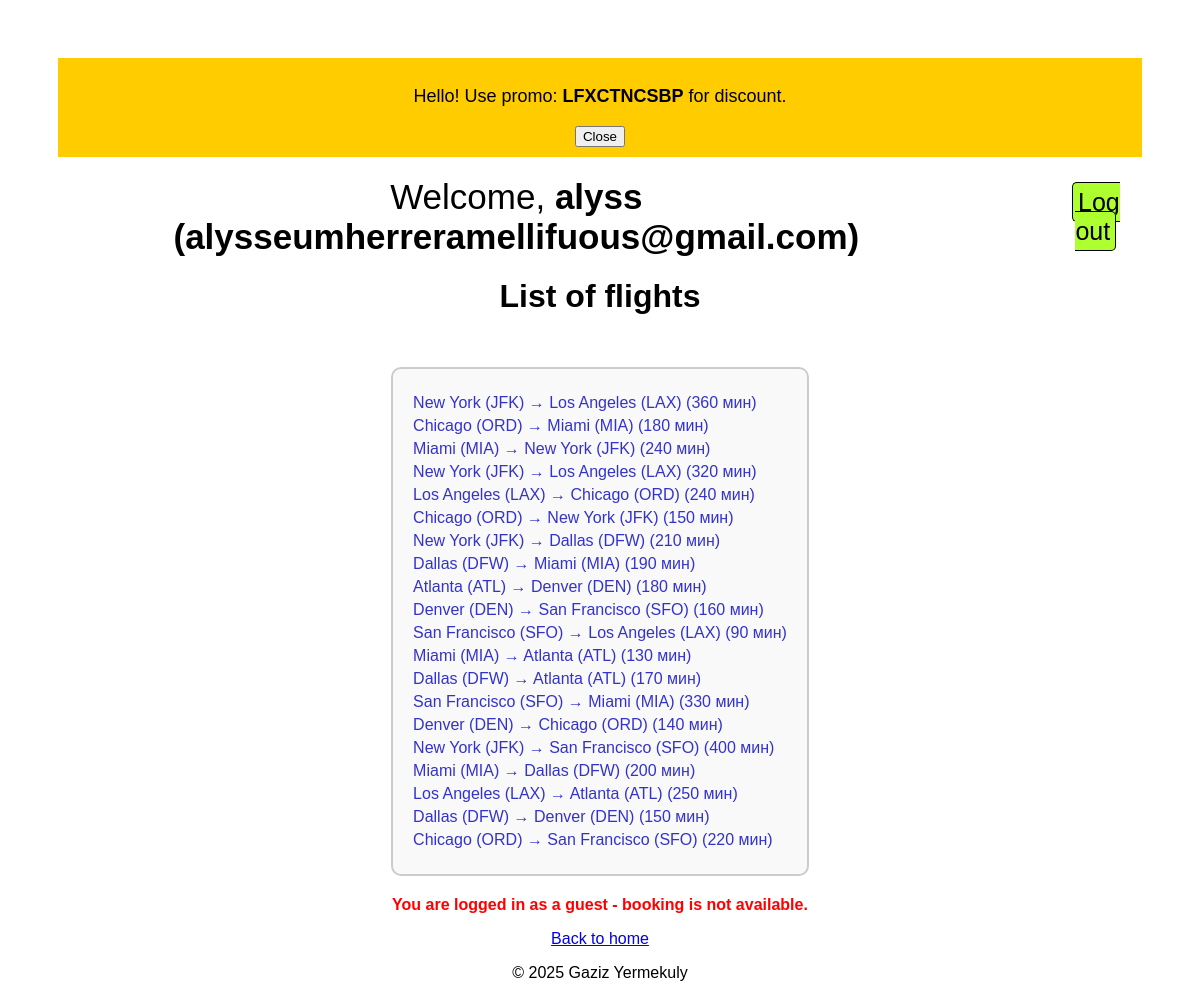
Screenshot of /guest-flights/ (signed in) with the database file from the repository.
### flights/models.py (models this page shows, shortened)
class Flight(models.Model):
    origin = models.ForeignKey(Airport, on_delete=models.CASCADE, related_name="departures")
    destination = models.ForeignKey(Airport, on_delete=models.CASCADE, related_name="arrivals")
    duration = models.IntegerField()
    capacity = models.IntegerField()

class Airport(models.Model):
    code = models.CharField(max_length=3, unique=True)
    city = models.CharField(max_length=64)
    def __str__(self):
        return f"{self.city} ({self.code})"

### flights/views.py (the view)
# urls.py: path('guest-flights/', views.guest_flights, name='guest_flights'),
def guest_flights(request):
    flights = Flight.objects.all()
    return render(request, 'flights/guest_flights.html', {'flights': flights})

### flights/templates/flights/guest_flights.html (shortened to what this page needs)
{% extends 'flights/base.html' %}
{% block content %}
<!DOCTYPE html>
<html>
<head>
</head>
<body>
    <h1>List of flights</h1>
    <div class="flight-box">
        {% for flight in flights %}
            <a href="#">{{ flight.origin }} → {{ flight.destination }} ({{ flight.duration }} мин)</a>
        {% empty %}
            <p>Flights not found.</p>
        {% endfor %}
    </div>
    <p class="note">You are logged in as a guest - booking is not available.</p>
    <a href="{% url 'home' %}">Back to home</a>
</body>
</html>
{% endblock %}

### flights/templates/flights/base.html (shortened to what this page needs)
<!DOCTYPE html>
<html lang="ru">
<head>
</head>
<body>
    {% if request.session.promo_code and not request.session.promo_code_seen %}
        <div id="promo-banner" style="background-color: #ffcc00; padding: 10px; text-align: center; font-size: 18px;">
            <p>Hello! Use promo: <strong>{{ request.session.promo_code }}</strong> for discount.</p>
            <button onclick="hidePromoCode()">Close</button>
        </div>
{% endif %}
    <header>
        <nav>
            <ul class="nav-menu">
                {% if user.is_authenticated %}
                    <li style="font-size: 35px;">Welcome, <span style="font-weight: 700;">{{ user.username }} ({{ user.email }})</span></li>
                    <li><a href="{% url 'logout' %}" style="border: 1px solid black;border-radius: 5px;background-color: greenyellow;padding: 5px;font-size: 25px;color: black;">Log out</a></li>
                {% endif %}
            </ul>
        </nav>
    </header>
    <main>
        {% block content %}
        {% endblock %}
    </main>
    <footer>
        <p>&copy; 2025 Gaziz Yermekuly</p>
    </footer>
</body>
</html>

### flights/templates/flights/guest_flights.html (style rules this page uses)
body { font-family: Arial, sans-serif; text-align: center; padding: 50px; }
.flight-box { display: inline-block; text-align: left; padding: 20px; border: 2px solid #ccc; border-radius: 10px; background-color: #f9f9f9; margin-top: 30px; }
.flight-box a { display: block; margin: 5px 0; text-decoration: none; color: #3333cc; }
.note { margin-top: 20px; color: red; font-weight: bold; }

### flights/templates/flights/base.html (style rules this page uses)
.nav-menu { list-style: none; padding: 0; margin: 20px 0 0 0; justify-content: center; align-items: center; display: flex; gap: 75px; align-items: center; }
.nav-menu li { display: inline; }
.nav-menu a { text-decoration: none; color: #007bff; }

### rows the page displays
Flight: origin "New York (JFK)", destination "Los Angeles (LAX)", duration "360"
Flight: origin "Chicago (ORD)", destination "Miami (MIA)", duration "180"
Flight: origin "Miami (MIA)", destination "New York (JFK)", duration "240"
Flight: origin "New York (JFK)", destination "Los Angeles (LAX)", duration "320"
Flight: origin "Los Angeles (LAX)", destination "Chicago (ORD)", duration "240"
Flight: origin "Chicago (ORD)", destination "New York (JFK)", duration "150"
Flight: origin "New York (JFK)", destination "Dallas (DFW)", duration "210"
Flight: origin "Dallas (DFW)", destination "Miami (MIA)", duration "190"
Flight: origin "Atlanta (ATL)", destination "Denver (DEN)", duration "180"
Flight: origin "Denver (DEN)", destination "San Francisco (SFO)", duration "160"
Flight: origin "San Francisco (SFO)", destination "Los Angeles (LAX)", duration "90"
Flight: origin "Miami (MIA)", destination "Atlanta (ATL)", duration "130"
Flight: origin "Dallas (DFW)", destination "Atlanta (ATL)", duration "170"
Flight: origin "San Francisco (SFO)", destination "Miami (MIA)", duration "330"
Flight: origin "Denver (DEN)", destination "Chicago (ORD)", duration "140"
Flight: origin "New York (JFK)", destination "San Francisco (SFO)", duration "400"
Flight: origin "Miami (MIA)", destination "Dallas (DFW)", duration "200"
Flight: origin "Los Angeles (LAX)", destination "Atlanta (ATL)", duration "250"
Flight: origin "Dallas (DFW)", destination "Denver (DEN)", duration "150"
Flight: origin "Chicago (ORD)", destination "San Francisco (SFO)", duration "220"

### other values shown
{{ request.session.promo_code }} "LFXCTNCSBP"
{{ user.username }} "alyss"
{{ user.email }} "alysseumherreramellifuous@gmail.com"
